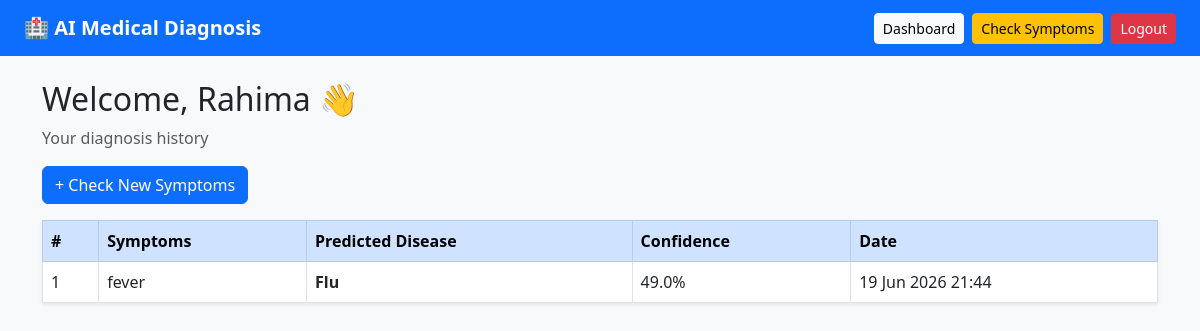
Page /dashboard/ (signed in) on the earlier database version.
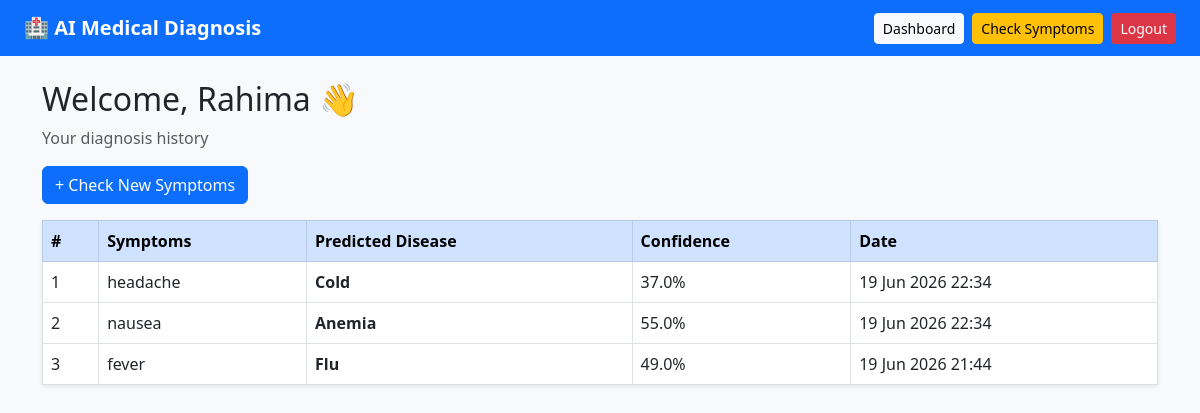
Same page on the later database version.
### diagnosis/models.py (models this page shows, shortened)
class Diagnosis(models.Model):
    patient = models.ForeignKey(Patient, on_delete=models.CASCADE)
    symptoms = models.TextField()
    predicted_disease = models.CharField(max_length=200)
    confidence = models.FloatField()
    created_at = models.DateTimeField(auto_now_add=True)

### diagnosis/views.py (the view)
# urls.py: path('dashboard/', views.dashboard, name='dashboard'),
@login_required
def dashboard(request):
    try:
        patient = request.user.patient
        history = Diagnosis.objects.filter(patient=patient).order_by('-created_at')
    except Patient.DoesNotExist:
        history = []
    return render(request, 'diagnosis/dashboard.html', {'history': history})

### diagnosis/templates/diagnosis/dashboard.html
{% extends 'diagnosis/base.html' %}
{% block content %}
<h2>Welcome, {{ user.username }} 👋</h2>
<p class="text-muted">Your diagnosis history</p>
<a href="{% url 'predict' %}" class="btn btn-primary mb-3">+ Check New Symptoms</a>
{% if history %}
<table class="table table-bordered table-hover bg-white shadow-sm">
  <thead class="table-primary">
    <tr>
      <th>#</th>
      <th>Symptoms</th>
      <th>Predicted Disease</th>
      <th>Confidence</th>
      <th>Date</th>
    </tr>
  </thead>
  <tbody>
    {% for d in history %}
    <tr>
      <td>{{ forloop.counter }}</td>
      <td>{{ d.symptoms }}</td>
      <td><strong>{{ d.predicted_disease }}</strong></td>
      <td>{{ d.confidence }}%</td>
      <td>{{ d.created_at|date:"d M Y H:i" }}</td>
    </tr>
    {% endfor %}
  </tbody>
</table>
{% else %}
<div class="alert alert-info">No diagnosis records yet. Click above to get started.</div>
{% endif %}
{% endblock %}

### diagnosis/templates/diagnosis/base.html (shortened to what this page needs)
<!DOCTYPE html>
<html lang="en">
<head>
  <link href="https://cdn.jsdelivr.net/npm/bootstrap@5.3.0/dist/css/bootstrap.min.css" rel="stylesheet">
</head>
<body class="bg-light">
<nav class="navbar navbar-dark bg-primary px-4">
  <span class="navbar-brand fw-bold">🏥 AI Medical Diagnosis</span>
  {% if user.is_authenticated %}
    <div class="d-flex gap-2">
      <a href="{% url 'dashboard' %}" class="btn btn-light btn-sm">Dashboard</a>
      <a href="{% url 'predict' %}" class="btn btn-warning btn-sm">Check Symptoms</a>
      <a href="{% url 'logout' %}" class="btn btn-danger btn-sm">Logout</a>
    </div>
  {% endif %}
</nav>
<div class="container mt-4">
  {% block content %}{% endblock %}
</div>
</body>
</html>

Differences in the rows shown:
added Diagnosis: symptoms "headache", predicted_disease "Cold", confidence "37.0", created_at "19 Jun 2026 22:34"
added Diagnosis: symptoms "nausea", predicted_disease "Anemia", confidence "55.0", created_at "19 Jun 2026 22:34"
